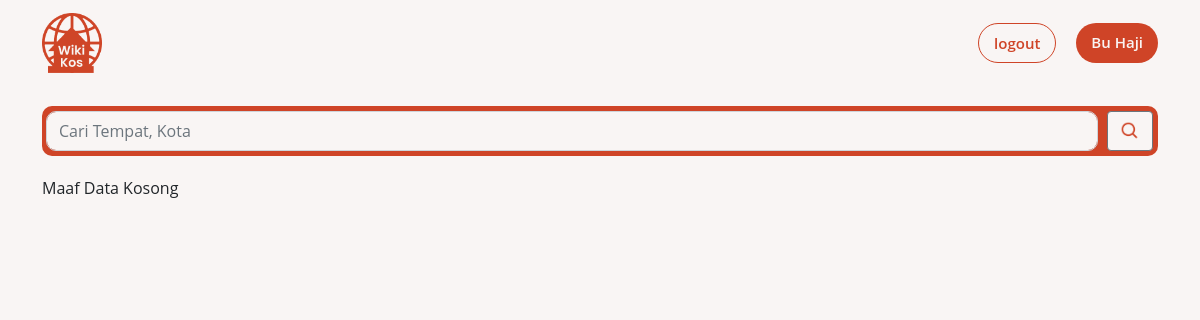
The app's page /dashboard.php (signed in), older data.
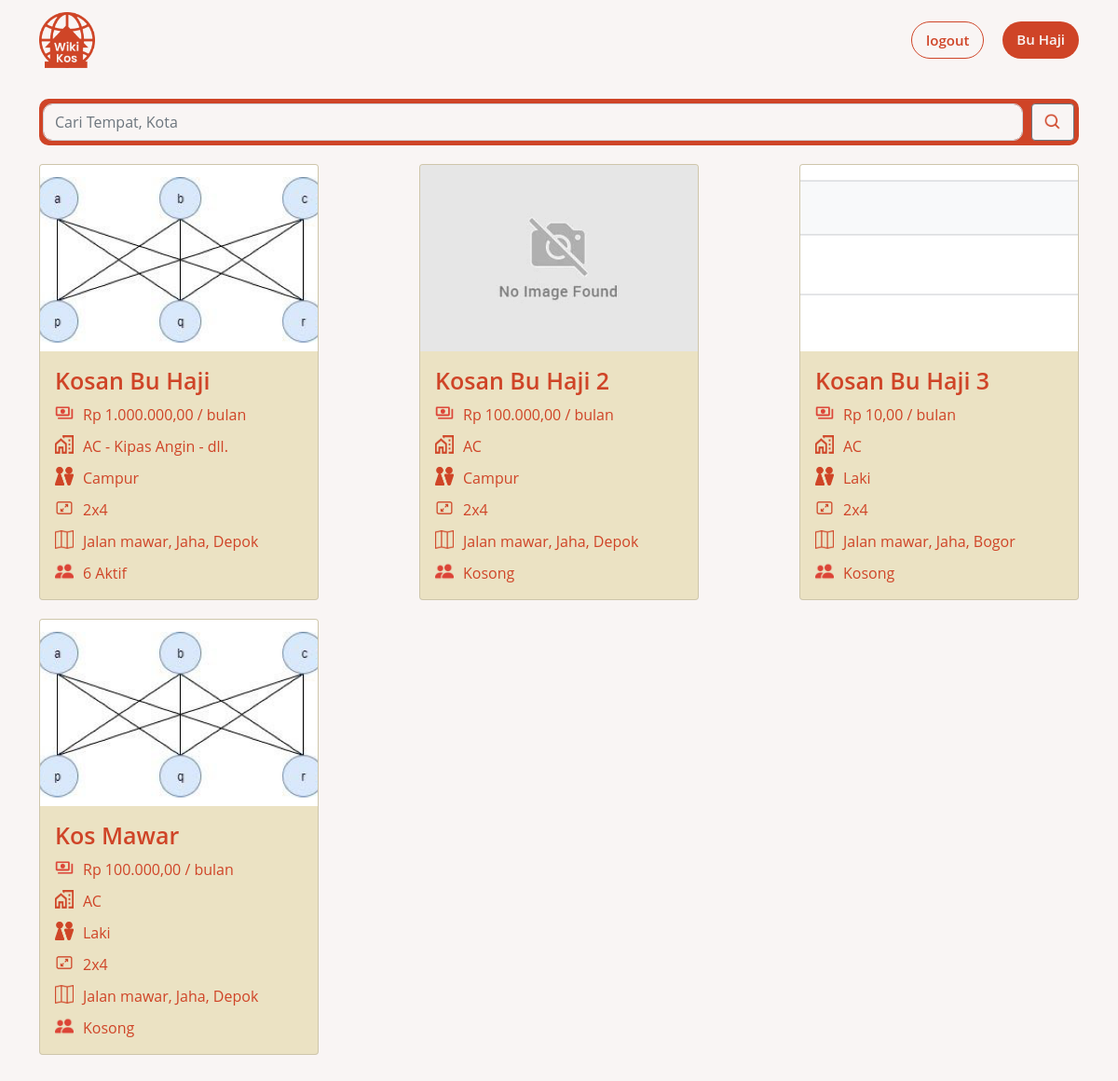
The same page, newer data.
### tables this page shows
CREATE TABLE `foto_kos` (
  `id_foto` int(11) NOT NULL,
  `lokasi_foto` varchar(100) NOT NULL,
  `id_kosan` int(11) NOT NULL
);

CREATE TABLE `kosan` (
  `id_kosan` int(11) NOT NULL,
  `nama_kosan` varchar(100) NOT NULL,
  `tipe_kos` varchar(10) NOT NULL,
  `ukuran` varchar(10) NOT NULL,
  `harga` int(100) NOT NULL,
  `kapasitas` int(11) NOT NULL,
  `nama_jalan` varchar(100) NOT NULL,
  `kecamatan` varchar(100) NOT NULL,
  `kota` int(11) NOT NULL,
  `deskripsi` varchar(100) NOT NULL,
  `status` int(11) NOT NULL DEFAULT 0,
  `id_user` int(11) NOT NULL
);

CREATE TABLE `kota` (
  `id_kota` int(11) NOT NULL,
  `nama_kota` varchar(100) NOT NULL
);

### inc.connection2.php (called while the page is built, shortened)
<?php
class Connection2
{
    private $servername = "localhost";
    private $username = "root";
    private $password = "";
    private $dbname = "wikikos_db";
    function connect()
    {
        $this->conn = new PDO("mysql:host=$this->servername;dbname=$this->dbname", $this->username, $this->password);
    }
}

### class/class.Search.php (called while the page is built, shortened)
<?php
require_once("./class/class.Kos.php");
class Search extends Connection2
{
    private $keywords;
    public function search()
    {
        $sql = "SELECT * FROM kosan ks INNER JOIN Kota k ON ks.kota = k.id_kota WHERE ( ks.nama_kosan LIKE Concat('%', :search_data, '%') AND status = 1 ) OR ( k.nama_kota LIKE Concat('%', :search_data, '%') AND status = 1 )";
        $stmt = $this->conn->prepare($sql);
        $stmt->bindParam(':search_data', $this->keywords);
        $stmt->execute();
        $count = $stmt->rowCount();
        $cnt = 0;
        if ($count > 0) {
            while ($result = $stmt->fetch(PDO::FETCH_ASSOC)) {
                $kosUser = new Kos();
                $kosUser->idKos = $result['id_kosan'];
                $kosUser->namaKos = $result['nama_kosan'];
                $kosUser->tipe = $result['tipe_kos'];
                $kosUser->harga = $result['harga'];
                $kosUser->ukuran = $result['ukuran'];
                $kosUser->kapasitas = $result['kapasitas'];
                $kosUser->namaJalan = $result['nama_jalan'];
                $kosUser->kecamatan = $result['kecamatan'];
                $kosUser->kota = $result['nama_kota'];
                $kosUser->user->idUser = $result['id_user'];
                $arrResult[$cnt] = $kosUser;
                $cnt++;
            }
            return $arrResult;
        }
        else {
            return $arrResult = "kosong";
        }
    }
}

### class/class.Kos.php (called while the page is built, shortened)
<?php
class Kos extends Connection2
{
    private $idKos;
    public function __get($atribute)
    {
        if (property_exists($this, $atribute)) {
            return $this->$atribute;
        }
    }
    public function getAllPhoto()
    {
        $sql = "SELECT * FROM foto_kos WHERE id_kosan = :id_kosan";
        $stmt = $this->conn->prepare($sql);
        $stmt->bindParam(':id_kosan', $this->idKos);
        $stmt->execute();
        $count = $stmt->rowCount();
        $cnt = 0;
        require_once("class.Foto_Kosan.php");
        if ($count > 0) {
            while ($result = $stmt->fetch(PDO::FETCH_ASSOC)) {
                $fotoKos = new Foto_Kosan();
                $fotoKos->idFoto = $result['id_foto'];
                $fotoKos->Foto = $result['lokasi_foto'];
                $fotoKos->idKos = $result['id_kosan'];
                $arrResult[$cnt] = $fotoKos;
                $cnt++;
            }
            return $arrResult;
        }
        else {
            return $arrResult = "kosong";
        }
    }
    public function getAllAnggota()
    {
        $sql = "SELECT * FROM anggota_kos WHERE id_kosan = :id_kosan";
        $stmt = $this->conn->prepare($sql);
        $stmt->bindParam(':id_kosan', $this->idKos);
        $stmt->execute();
        $count = $stmt->rowCount();
        $cnt = 0;
        if ($count > 0) {
            while ($result = $stmt->fetch(PDO::FETCH_ASSOC)) {
                $anggotaKos = new Anggota_Kosan();
                $anggotaKos->idAnggota = $result['id_anggota'];
                $anggotaKos->Nama = $result['nama_anggota'];
                $anggotaKos->idKosan = $result['id_kosan'];
                $arrResult[$cnt] = $anggotaKos;
                $cnt++;
            }
            return $arrResult;
        }
        else {
            return $arrResult = "kosong";
        }
    }
    public function getAllFasilitas()
    {
        $sql = "SELECT fk.id_fasilitas_kosan, fk.id_fasilitas, fk.id_kosan, f.nama_fasilitas FROM fasilitas_kos fk INNER JOIN fasilitas f ON  fk.id_fasilitas= f.id_fasilitas WHERE id_kosan = :id_kosan";
        $stmt = $this->conn->prepare($sql);
        $stmt->bindParam(':id_kosan', $this->idKos);
        $stmt->execute();
        $count = $stmt->rowCount();
        $cnt = 0;
        if ($count > 0) {
            require_once("class.Fasilitas_Kos.php");
            while ($result = $stmt->fetch(PDO::FETCH_ASSOC)) {
                $fasilitas = new Fasilitas_Kos();
                $fasilitas->idFasilitasKos = $result['id_fasilitas_kosan'];
                $fasilitas->idFasilitas = $result['id_fasilitas'];
                $fasilitas->nama = $result['nama_fasilitas'];
                $fasilitas->idKosan = $result['id_kosan'];
                $arrResult[$cnt] = $fasilitas;
                $cnt++;
            }
            return $arrResult;
        }
        else {
            return $arrResult = "kosong";
        }
    }
}

### class/class.Foto_Kosan.php (called while the page is built, shortened)
<?php
class Foto_Kosan extends Connection2
{
    public function __get($atribute)
    {
        if (property_exists($this, $atribute)) {
            return $this->$atribute;
        }
    }
}

### class/class.Fasilitas_Kos.php (called while the page is built, shortened)
<?php
class Fasilitas_Kos extends Connection2
{
    public function __get($atribute)
    {
        if (property_exists($this, $atribute)) {
            return $this->$atribute;
        }
    }
}

### pages/search2.php (the view, shortened to what the changed rows need)
<?php
if (!isset($_GET['search-data'])) {
    $keywords = '';
} else {
    $keywords = $_GET['search-data'];
}
function rupiah($angka)
{
    $hasil_rupiah = "Rp " . number_format($angka, 2, ',', '.');
    return $hasil_rupiah;
}
?>
<div class="container" id="search">
    <div class="kos-found">
        <?php
        require("./class/class.Search.php");
        $search = new Search();
        $search->keywords = $keywords;
        $allKos = $search->search();
        if ($allKos == "kosong") {
            echo "<tr>";
            echo "<td><p>Maaf Data Kosong</p></td>";
        }
        else {
            foreach ($allKos as $dataKos) {
                echo "<div class='card' id='kos-item' onclick='location.href=\"?p=kosan&id-kos=$dataKos->idKos\"'>";
                $allFoto = $dataKos->getAllPhoto();
                if ($allFoto == "kosong") {
                    echo '<img class="card-img-top" src="./image/no-image-found.png" alt="Card image cap">';
                    echo "<div class='card-body' id='card-body'>";
                }
                else {
                    $i = 0;
                    foreach ($allFoto as $dataFoto) {
                        $i++;
                        if ($i <= 1) {
                            echo '<img class="card-img-top" src="' . substr($dataFoto->Foto, 0) . "?t=" . time() . '" alt="Card image cap">';
                            echo "<div class='card-body' id='card-body'>";
                        }
                    }
                }
                echo "<h5 class='card-title'>" . ucwords($dataKos->namaKos) . "</h5>";
                echo "<div class='card-info'>";
                echo "<img src='./image/money-icon.png' width='20' height='20' alt=''>";
                echo "<p>" . rupiah($dataKos->harga) . " / bulan</p>";
                echo "</div>";
                echo "<div class='card-info'>";
                echo "<img src='./image/house-icon.png' width='20' height='20' alt=''>";
                $allFasilitas = $dataKos->getAllFasilitas();
                if ($allFasilitas == "kosong") {
                    echo '<p class="kos-fasilitas">Kosong</p>';
                }
                else {
                    $string = '';
                    $count = count($allFasilitas);
                    if ($count > 2) {
                        $i = 0;
                        foreach ($allFasilitas as $dataFasilitas) {
                            $i++;
                            if ($i == $count) {
                                $string =  $string . " - " . $dataFasilitas->nama;
                            }
                            else if ($i == 1) {
                                $string =  $string . $dataFasilitas->nama;
                            }
                            else if ($i > 2) {
                                $string =  $string . " - dll. ";
                                break;
                            }
                            else {
                                $string =  $string . " - " . $dataFasilitas->nama;
                            }
                        }
                    }
                    else {
                        foreach ($allFasilitas as $dataFasilitas) {
                            $string =  $string . $dataFasilitas->nama;
                        }
                    }
                    echo "<p>" . $string . "</p>";
                }
                echo "</div>";
                echo "<div class='card-info'>";
                echo "<img src='./image/type-icon.png' width='20' height='20' alt=''>";
                echo "<p>" . ucwords($dataKos->tipe) . "</p>";
                echo "</div>";
                echo "<div class='card-info'>";
                echo "<img src='./image/size-icon.png' width='20' height='20' alt=''>";
                echo "<p>$dataKos->ukuran</p>";
                echo "</div>";
                echo "<div class='card-info'>";
                echo "<img src='./image/map-icon.png' width='20' height='20' alt=''>";
                echo "<p>$dataKos->namaJalan, $dataKos->kecamatan, $dataKos->kota </p>";
                echo "</div>";
                echo "<div class='card-info'>";
                echo "<img src='./image/person-icon.png' width='20' height='20' alt=''>";
                $allAnggota = $dataKos->getAllAnggota();
                if ($allAnggota == "kosong") {
                    echo "<p>Kosong</p>";
                }
                else {
                    $count = count($allAnggota);
                    echo "<p>" . $count . " Aktif </p>";
                }
                echo "</div>";
                echo "</div>";
                echo "</div>";
            }
        }
        ?>
    </div>
</div>

Row changes from the older to the newer data that the page shows:
now on this page (row edited): kosan: nama_kosan "Kosan Bu Haji", harga "Rp 1.000.000,00", string "AC - Kipas Angin - dll.", tipe_kos "Campur", ukuran "2x4", nama_jalan "Jalan mawar", kecamatan "Jaha", kota.nama_kota "Depok", count "6"
added foto_kos: lokasi_foto (picture), shown under "Kosan Bu Haji"
added kosan: nama_kosan "Kosan Bu Haji 2", harga "Rp 100.000,00", string "AC", tipe_kos "Campur", ukuran "2x4", nama_jalan "Jalan mawar", kecamatan "Jaha", kota.nama_kota "Depok", shows "Kosong"
added kosan: nama_kosan "Kosan Bu Haji 3", harga "Rp 10,00", string "AC", tipe_kos "Laki", ukuran "2x4", nama_jalan "Jalan mawar", kecamatan "Jaha", kota.nama_kota "Bogor", shows "Kosong"
added foto_kos: lokasi_foto (picture), shown under "Kosan Bu Haji 3"
added kosan: nama_kosan "Kos Mawar", harga "Rp 100.000,00", string "AC", tipe_kos "Laki", ukuran "2x4", nama_jalan "Jalan mawar", kecamatan "Jaha", kota.nama_kota "Depok", shows "Kosong"
added foto_kos: lokasi_foto (picture), shown under "Kos Mawar"
Text that changed along with them:
text no longer shown: "Maaf Data Kosong"
